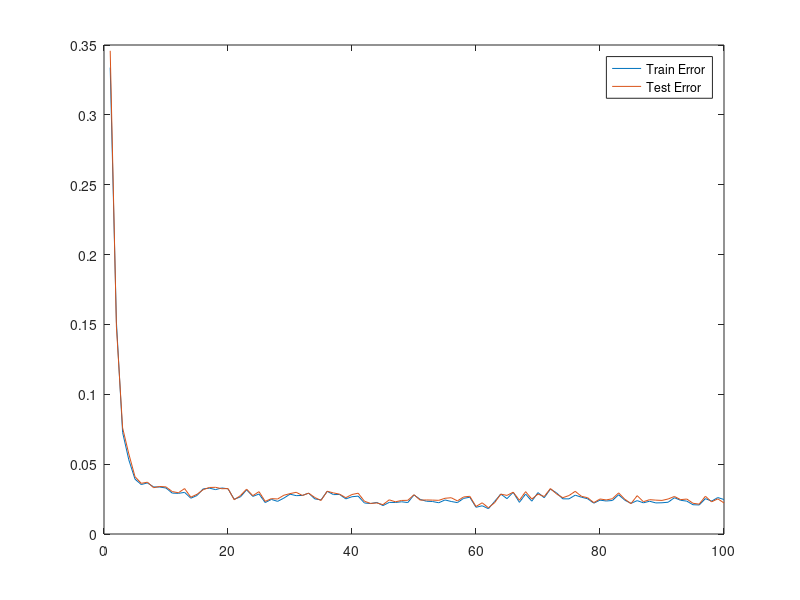

Write MATLAB code to recreate this figure.
% Initialization values
dat = load("assignment3_data");

data = dat.xi;
data = data';

train_len = length(data) * 0.80;
test_len = length(data) - train_len;

data_train = data(1:train_len,:);
data_test = data(train_len + 1:end,:);

label = dat.tau;
label_train = label(1:train_len);
label_test = label(train_len + 1:end);

[N, P] = size(dat.xi);

% XOR Validation
% data = [0 0; 0 1; 1 0; 1 1]
% label = [0 1 1 1]'
% N = 2
% P = 4

max_epochs = 100;
lr = 0.02;

w1 = randi([0 1], 1, N) * 2 - 1;
w1 = w1 ./ norm(w1);
w2 = randi([0 1], 1, N) * 2 - 1;
w2 = w2 ./ norm(w2);

training_errors = [];
testing_errors = [];

amount_train_per_epoch = 50;

weights1_all = []
weights2_all = []

for i = 1:max_epochs
    i
    for j = 1:amount_train_per_epoch        
        point_idx = randi(size(data_train,1));
        point = data_train(point_idx,:);
        tau = label_train(point_idx);

        % forward prop
        sigma = tanh(w1 * point') + tanh(w2 * point');

         % backprop    
        delta_w1 = (sigma - tau) * (1 - tanh(point * w1')^2) * point;
        delta_w2 = (sigma - tau) * (1 - tanh(point * w2')^2) * point;

        w1 = w1 - lr * delta_w1;
        w2 = w2 - lr * delta_w2;
    end
    
    % Used to investigate when we have plateau states
    weights1_all = [weights1_all; w1];
    weights2_all = [weights2_all; w2];
    
    error_train = 1 / train_len * sum(((tanh(w1 * data_train') + tanh(w2 * data_train') - label_train).^2) / 2);
    error_test = 1 / test_len * sum(((tanh(w1 * data_test') + tanh (w2 * data_test') - label_test).^2) / 2);
    
    training_errors = [training_errors error_train];
    testing_errors = [testing_errors error_test];
end

plot(training_errors)
hold on
plot(testing_errors)
legend('Train Error','Test Error')

